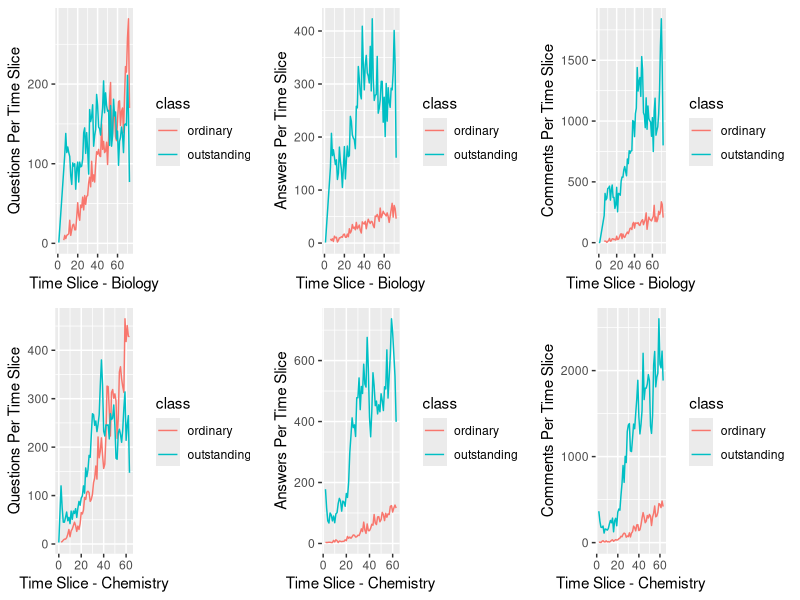

Source code (R):
library(ggplot2)

biologyData =   read.csv("biology.csv", header = TRUE, sep = ";")
biologyData [, "class"] = ifelse(biologyData$profile_1 == 4, "outstanding", "ordinary")
biologyData [, "avg"] = biologyData$myCount/biologyData$totalUserProfile

chemistryData =  read.csv("chemistry.csv", header = TRUE, sep = ";")
chemistryData [, "class"] = ifelse(chemistryData$profile_1 == 4, "outstanding", "ordinary")
chemistryData [, "avg"] = chemistryData$myCount/chemistryData$totalUserProfile

biologyDataQuestion = subset(biologyData, biologyData$description == "questions")
biologyDataAnswers = subset(biologyData, biologyData$description == "answers")
biologyDataComments = subset(biologyData, biologyData$description == "comments")

chemistryDataQuestion = subset(chemistryData, chemistryData$description == "questions")
chemistryDataAnswers = subset(chemistryData, chemistryData$description == "answers")
chemistryDataComments = subset(chemistryData, chemistryData$description == "comments")

require(gridExtra)

bioPlotQuestions = ggplot(data=biologyDataQuestion,
                 aes(x = period, y = myCount, colour = class)) +
  xlab("Time Slice - Biology") + ylab("Questions Per Time Slice") +
  geom_line()


bioPlotAnswers = ggplot(data=biologyDataAnswers,
                 aes(x = period, y = myCount, colour = class)) +
  xlab("Time Slice - Biology") + ylab("Answers Per Time Slice") +
  geom_line()

bioPlotComments = ggplot(data=biologyDataComments,
                        aes(x = period, y = myCount, colour = class)) +
  xlab("Time Slice - Biology") + ylab("Comments Per Time Slice") +
  geom_line()


chemistryPlotQuestions = ggplot(data=chemistryDataQuestion,
                          aes(x = period, y = myCount, colour = class)) +
  xlab("Time Slice - Chemistry") + ylab("Questions Per Time Slice") +
  geom_line()


chemistryPlotAnswers = ggplot(data=chemistryDataAnswers,
                        aes(x = period, y = myCount, colour = class)) +
  xlab("Time Slice - Chemistry") + ylab("Answers Per Time Slice") +
  geom_line()

chemistryPlotComments = ggplot(data=chemistryDataComments,
                         aes(x = period, y = myCount, colour = class)) +
  xlab("Time Slice - Chemistry") + ylab("Comments Per Time Slice") +
  geom_line()

grid.arrange(bioPlotQuestions, bioPlotAnswers, bioPlotComments, 
             chemistryPlotQuestions,chemistryPlotAnswers, chemistryPlotComments,
             ncol=3)

biologyDataQuestionOutstanding = subset(biologyDataQuestion, biologyDataQuestion$profile_1 == 4)
biologyDataQuestionOrdinary = subset(biologyDataQuestion, biologyDataQuestion$profile_1 == 1)

biologyDataAnswersOutstanding = subset(biologyDataAnswers, biologyDataAnswers$profile_1 == 4)
biologyDataAnswersOrdinary = subset(biologyDataAnswers, biologyDataAnswers$profile_1 == 1)

biologyDataCommentsOutstanding = subset(biologyDataComments, biologyDataComments$profile_1 == 4)
biologyDataCommentsOrdinary = subset(biologyDataComments, biologyDataComments$profile_1 == 1)

print("Biology Questions Number Outstanding Per Period")
print(summary(biologyDataQuestionOutstanding$myCount))
print("Biology Answers Number Outstanding Per Period")
print(summary(biologyDataAnswersOutstanding$myCount))
print("Biology Comments Number Outstanding Per Period")
print(summary(biologyDataCommentsOutstanding$myCount))

print("Biology Questions Number Ordinary Per Period")
print(summary(biologyDataQuestionOrdinary$myCount))
print("Biology Answers Number Ordinary Per Period")
print(summary(biologyDataAnswersOrdinary$myCount))
print("Biology Comments Number Ordinary Per Period")
print(summary(biologyDataCommentsOrdinary$myCount))


chemistryDataQuestionOutstanding = subset(chemistryDataQuestion, chemistryDataQuestion$profile_1 == 4)
chemistryDataQuestionOrdinary = subset(chemistryDataQuestion, chemistryDataQuestion$profile_1 == 1)

chemistryDataAnswersOutstanding = subset(chemistryDataAnswers, chemistryDataAnswers$profile_1 == 4)
chemistryDataAnswersOrdinary = subset(chemistryDataAnswers, chemistryDataAnswers$profile_1 == 1)

chemistryDataCommentsOutstanding = subset(chemistryDataComments, chemistryDataComments$profile_1 == 4)
chemistryDataCommentsOrdinary = subset(chemistryDataComments, chemistryDataComments$profile_1 == 1)


print("Chemistry Questions Number Outstanding Per Period")
print(summary(chemistryDataQuestionOutstanding$myCount))
print("Chemistry Answers Number Outstanding Per Period")
print(summary(chemistryDataAnswersOutstanding$myCount))
print("Chemistry Comments Number Outstanding Per Period")
print(summary(chemistryDataCommentsOutstanding$myCount))


print("Chemistry Questions Number Ordinary Per Period")
print(summary(chemistryDataQuestionOrdinary$myCount))
print("Chemistry Answers Number Ordinary Per Period")
print(summary(chemistryDataAnswersOrdinary$myCount))
print("Chemistry Comments Number Ordinary Per Period")
print(summary(chemistryDataCommentsOrdinary$myCount))

